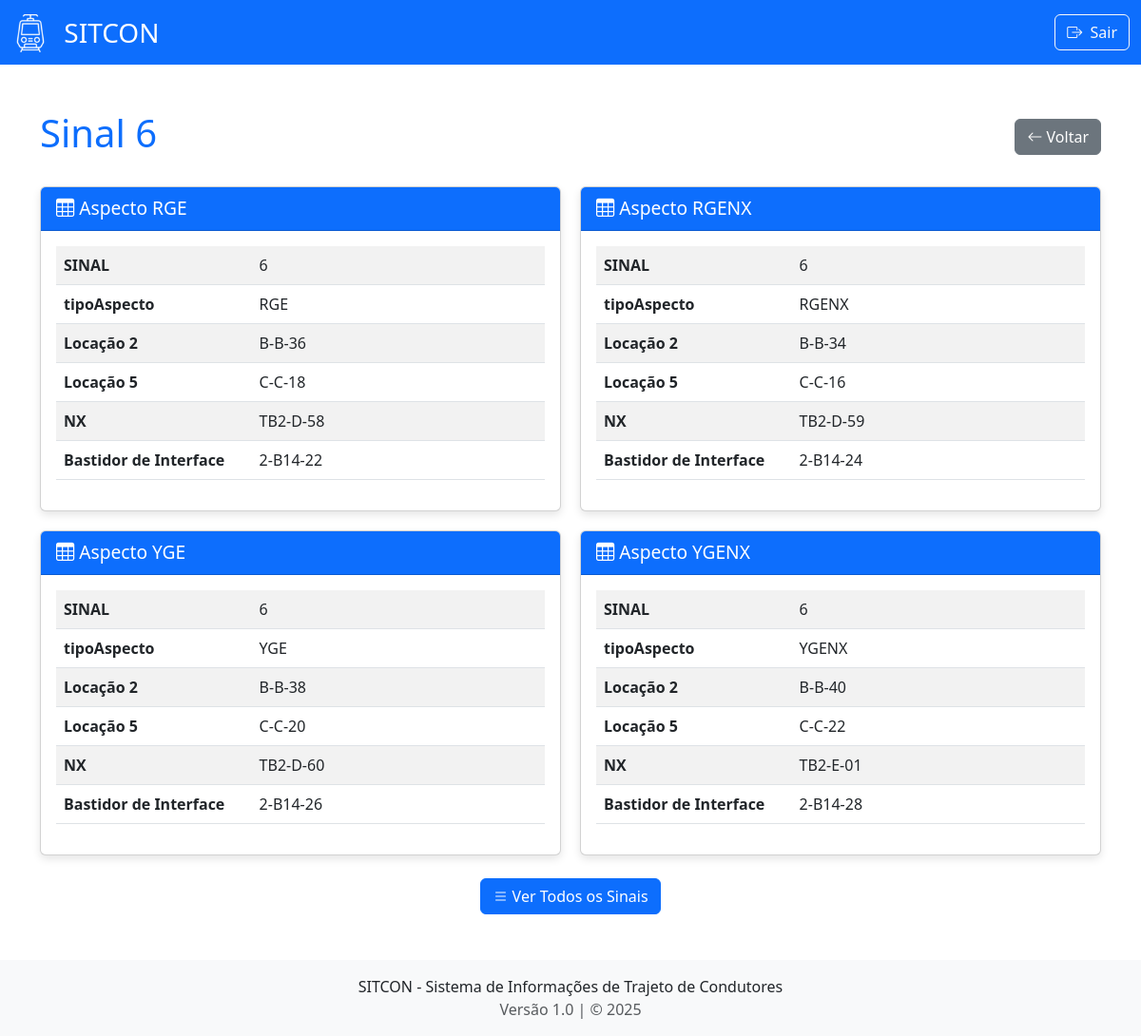
The app's page /sinais/6 (signed in) with its own data.
### models.py (models this page shows, shortened)
class Sinais(db.Model):
    __tablename__ = 'sinais'
    idSinais = db.Column(db.Integer, primary_key=True)
    tipoAspecto = db.Column(db.String(5), primary_key=True)
    L1 = db.Column(db.String(8), nullable=True)
    L2 = db.Column(db.String(8), nullable=True)
    L3 = db.Column(db.String(8), nullable=True)
    L4 = db.Column(db.String(8), nullable=True)
    L5 = db.Column(db.String(8), nullable=True)
    L6 = db.Column(db.String(8), nullable=True)
    L7 = db.Column(db.String(8), nullable=True)
    L8 = db.Column(db.String(8), nullable=True)
    L10 = db.Column(db.String(8), nullable=True)
    tower = db.Column(db.String(8), nullable=True)
    interface = db.Column(db.String(8), nullable=True)
    L14 = db.Column(db.String(8), nullable=True)
    L15 = db.Column(db.String(8), nullable=True)
    L16 = db.Column(db.String(8), nullable=True)
    L18 = db.Column(db.String(8), nullable=True)
    L19 = db.Column(db.String(8), nullable=True)
    L20 = db.Column(db.String(8), nullable=True)
    L21 = db.Column(db.String(8), nullable=True)
    L22 = db.Column(db.String(8), nullable=True)
    L23 = db.Column(db.String(8), nullable=True)

### app.py (the view)
@app.route('/sinais/<sinal_id>')
def sinal_detail(sinal_id):
    if not session.get('logado'):
        return redirect(url_for('login'))
    try:
        amv_number = int(sinal_id)
    except ValueError:
        flash('ID do SINAL inválido', 'error')
        return redirect(url_for('sianais'))
    TRADUCAO_CAMPOS = {
      'idSinais': 'SINAL',
      'tipoAspecto': 'Tipo do Aspecto',
      'L1': 'Locação 1',
        'L2': 'Locação 2',
        'L3': 'Locação 3',
        'L4': 'Locação 4',
        'L5': 'Locação 5',
        'L6': 'Locação 6',
        'L7': 'Locação 7',
        'L9': 'Locação 9',
        'L10': 'Locação 10',
        'tower': 'NX',
        'interface': 'Bastidor de Interface',
        'L14': 'Locação 14',
        'L15': 'Locação 15',
        'L16': 'Locação 16',
        'L17': 'Locação 17',
        'L18': 'Locação 18',
        'L20': 'Locação 20',
        'L21': 'Locação 21',
        'L22': 'Locação 22',
        'L23': 'Locação 23'
    }
    registros = Sinais.query.filter_by(idSinais=sinal_id).all()
    if not registros:
        flash(f'SINAL {sinal_id} não encontrado', 'warning')
        return redirect(url_for('sinal'))
    dados = []
    for registro in registros:
        campos_registro = {}
        for coluna in Sinais.__table__.columns:
            nome_original = coluna.name
            nome_amigavel = nome_original if nome_original == 'tipoAspecto' else TRADUCAO_CAMPOS.get(nome_original, nome_original)
            valor = getattr(registro, nome_original)
            if valor not in [None, '']:
                campos_registro[nome_amigavel] = valor
        dados.append(campos_registro)
    if not dados:
        flash(f'Sinal {sinal_id} não encontrado', 'warning')
        return redirect(url_for('sinais'))
    return render_template('sinal_detail.html',
                        sinal_id=sinal_id,
                        registros=dados)

### templates/sinal_detail.html (shortened to what this page needs)
<!DOCTYPE html>
<html lang="pt-BR">
  <head>
    <link
      href="https://cdn.jsdelivr.net/npm/bootstrap@5.3.0/dist/css/bootstrap.min.css"
      rel="stylesheet"
    />
    <link
      rel="stylesheet"
      href="https://cdn.jsdelivr.net/npm/bootstrap-icons@1.10.0/font/bootstrap-icons.css"
    />
  </head>
  <body>
    <nav class="navbar bg-primary navbar-dark">
      <div class="container-fluid">
        <a class="navbar-brand" href="/sitcon" style="font-size: 28px">
          <img
            src="{{ url_for('static', filename='images/train3.png') }}"
            alt="Logo SITCON"
            width="40"
            height="40"
            class="d-inline-block align-text-top me-2"
          />
          SITCON
        </a>
        <div class="d-flex">
          <a href="{{ url_for('logout') }}" class="btn btn-outline-light">
            <i class="bi bi-box-arrow-right me-1"></i> Sair
          </a>
        </div>
      </div>
    </nav>
    <div class="container mt-5">
      <div class="d-flex justify-content-between align-items-center mb-4">
        <h1 class="text-primary">Sinal {{ sinal_id }}</h1>
        <a href="/sinais" class="btn btn-secondary">
          <i class="bi bi-arrow-left"></i> Voltar
        </a>
      </div>
      <div class="registro-grid">
        <div class="card">
          <div class="card-header bg-primary text-white">
            <i class="bi bi-table"></i> Aspecto RGE
          </div>
          <div class="card-body">
            <div class="table-responsive">
              <table class="table table-striped">
                <tbody>
                  {% if registros|length > 0 %} {% for nome, valor in
                  registros[0].items() %}
                  <tr>
                    <td width="40%"><strong>{{ nome }}</strong></td>
                    <td>{{ valor }}</td>
                  </tr>
                  {% endfor %} {% else %}
                  <tr>
                    <td colspan="2" class="text-center">
                      Nenhum dado disponível
                    </td>
                  </tr>
                  {% endif %}
                </tbody>
              </table>
            </div>
          </div>
        </div>
        <div class="card">
          <div class="card-header bg-primary text-white">
            <i class="bi bi-table"></i> Aspecto RGENX
          </div>
          <div class="card-body">
            <div class="table-responsive">
              <table class="table table-striped">
                <tbody>
                  {% if registros|length > 1 %} {% for nome, valor in
                  registros[1].items() %}
                  <tr>
                    <td width="40%"><strong>{{ nome }}</strong></td>
                    <td>{{ valor }}</td>
                  </tr>
                  {% endfor %} {% else %}
                  <tr>
                    <td colspan="2" class="text-center">
                      Nenhum dado disponível
                    </td>
                  </tr>
                  {% endif %}
                </tbody>
              </table>
            </div>
          </div>
        </div>
        <div class="card">
          <div class="card-header bg-primary text-white">
            <i class="bi bi-table"></i> Aspecto YGE
          </div>
          <div class="card-body">
            <div class="table-responsive">
              <table class="table table-striped">
                <tbody>
                  {% if registros|length > 2 %} {% for nome, valor in
                  registros[2].items() %}
                  <tr>
                    <td width="40%"><strong>{{ nome }}</strong></td>
                    <td>{{ valor }}</td>
                  </tr>
                  {% endfor %} {% else %}
                  <tr>
                    <td colspan="2" class="text-center">
                      Nenhum dado disponível
                    </td>
                  </tr>
                  {% endif %}
                </tbody>
              </table>
            </div>
          </div>
        </div>
        <div class="card">
          <div class="card-header bg-primary text-white">
            <i class="bi bi-table"></i> Aspecto YGENX
          </div>
          <div class="card-body">
            <div class="table-responsive">
              <table class="table table-striped">
                <tbody>
                  {% if registros|length > 3 %} {% for nome, valor in
                  registros[3].items() %}
                  <tr>
                    <td width="40%"><strong>{{ nome }}</strong></td>
                    <td>{{ valor }}</td>
                  </tr>
                  {% endfor %} {% else %}
                  <tr>
                    <td colspan="2" class="text-center">
                      Nenhum dado disponível
                    </td>
                  </tr>
                  {% endif %}
                </tbody>
              </table>
            </div>
          </div>
        </div>
      </div>
      <div class="text-center mt-4">
        <a href="/sinais" class="btn btn-primary">
          <i class="bi bi-list"></i> Ver Todos os Sinais
        </a>
      </div>
    </div>
    <footer class="mt-5 py-3 bg-light">
      <div class="container text-center">
        <p class="mb-0">SITCON - Sistema de Informações de Trajeto de Condutores</p>
        <p class="mb-0 text-muted">Versão 1.0 | &copy; 2025</p>
      </div>
    </footer>
  </body>
</html>

### templates/sinal_detail.html (style rules this page uses)
.card-header { font-size: 1.2rem; }
.card { box-shadow: 0 4px 8px rgba(0, 0, 0, 0.1); height: 100%; }
.table-responsive { max-height: 300px; overflow-y: auto; }
.registro-grid { display: grid; grid-template-columns: repeat(2, 1fr); gap: 20px; }

### records on screen
Sinais: nome "tipoAspecto", tipoAspecto "RGE", nome "Locação 2", L2 "B-B-36", nome "Locação 5", L5 "C-C-18", nome "NX", tower "TB2-D-58", nome "Bastidor de Interface", interface "2-B14-22"
Sinais: nome "tipoAspecto", tipoAspecto "RGENX", nome "Locação 2", L2 "B-B-34", nome "Locação 5", L5 "C-C-16", nome "NX", tower "TB2-D-59", nome "Bastidor de Interface", interface "2-B14-24"
Sinais: nome "tipoAspecto", tipoAspecto "YGE", nome "Locação 2", L2 "B-B-38", nome "Locação 5", L5 "C-C-20", nome "NX", tower "TB2-D-60", nome "Bastidor de Interface", interface "2-B14-26"
Sinais: nome "tipoAspecto", tipoAspecto "YGENX", nome "Locação 2", L2 "B-B-40", nome "Locação 5", L5 "C-C-22", nome "NX", tower "TB2-E-01", nome "Bastidor de Interface", interface "2-B14-28"

### other values on screen
{{ sinal_id }} "6"
{{ nome }} "SINAL"
{{ valor }} "6"
